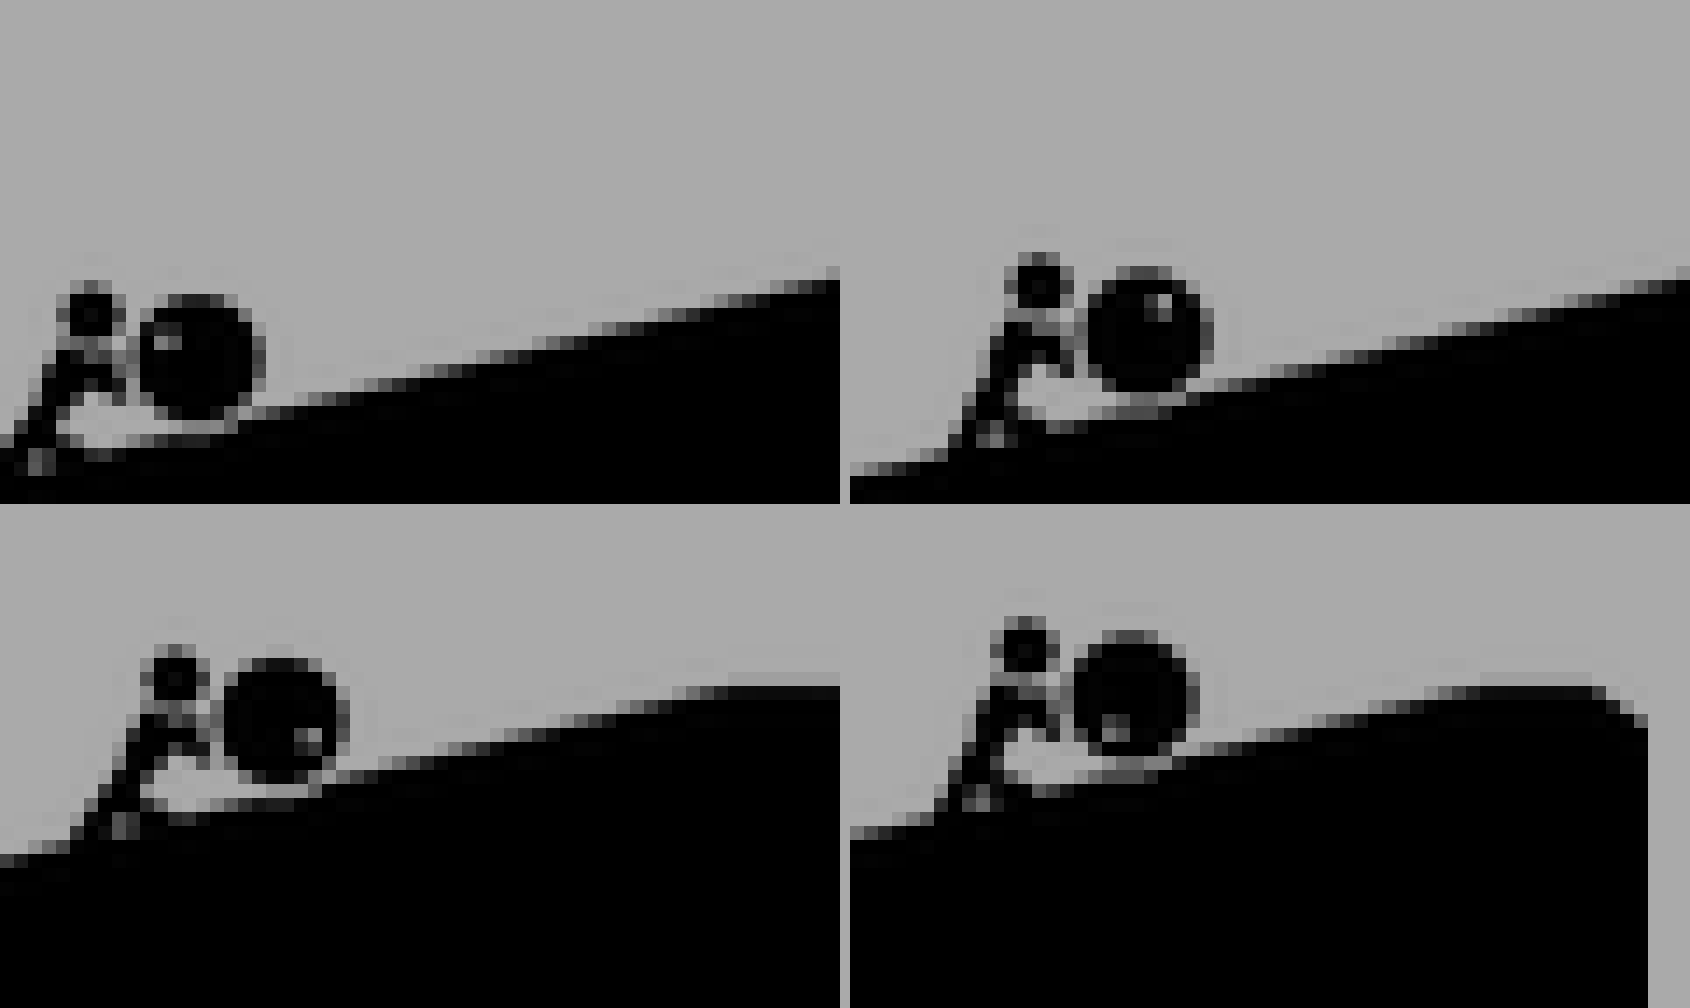

Reproduce this figure in Python.
import os, sys
from PIL import Image
OUT = os.path.abspath(os.path.join(os.path.dirname(os.path.abspath(__file__)), "..", "..", "sisyphus-frames")) + "/"
ids=[int(x) for x in sys.argv[1:]]
Z=14
W=60
sheet=Image.new("RGB",(W*Z*2+10,(36*Z//1)*((len(ids)+1)//2)//1//1 if False else 36*Z*((len(ids)+1)//2)),(170,170,170))
for k,i in enumerate(ids):
    im=Image.open(OUT+f"sisyphus-frame-{i}.png")
    # crop around man
    px=im.load()
    xs=[x for x in range(100) for y in range(36) if px[x,y][3]>0 and y<28]
    c=im.crop((0,0,W,36)) if i<3 else im.crop((max(0,i*7-6),0,max(0,i*7-6)+W,36))
    c=c.resize((W*Z,36*Z),Image.NEAREST)
    sheet.paste(c,((k%2)*(W*Z+10),(k//2)*36*Z),c)
sheet.save("zoom.png")
